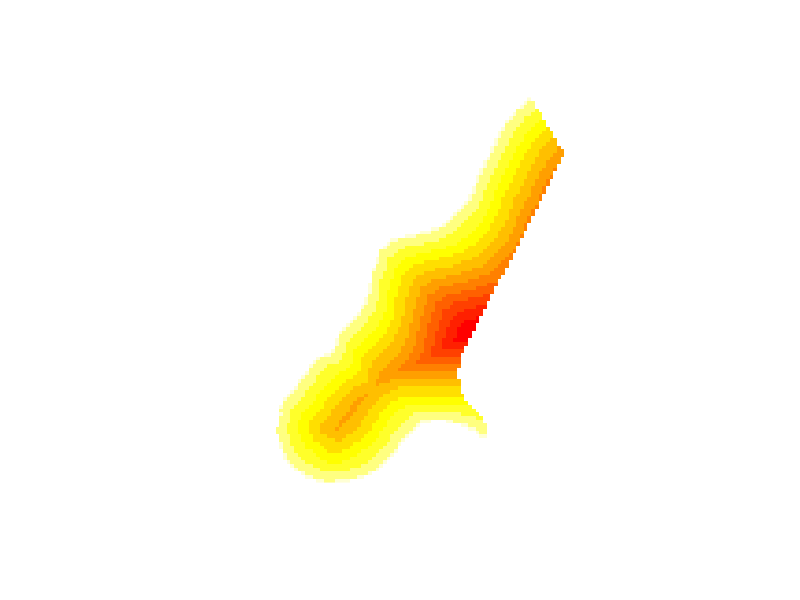
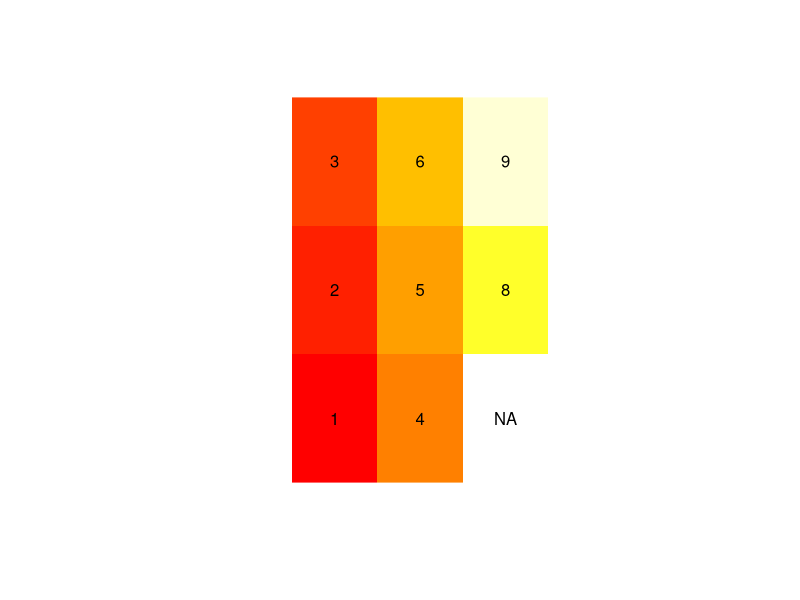
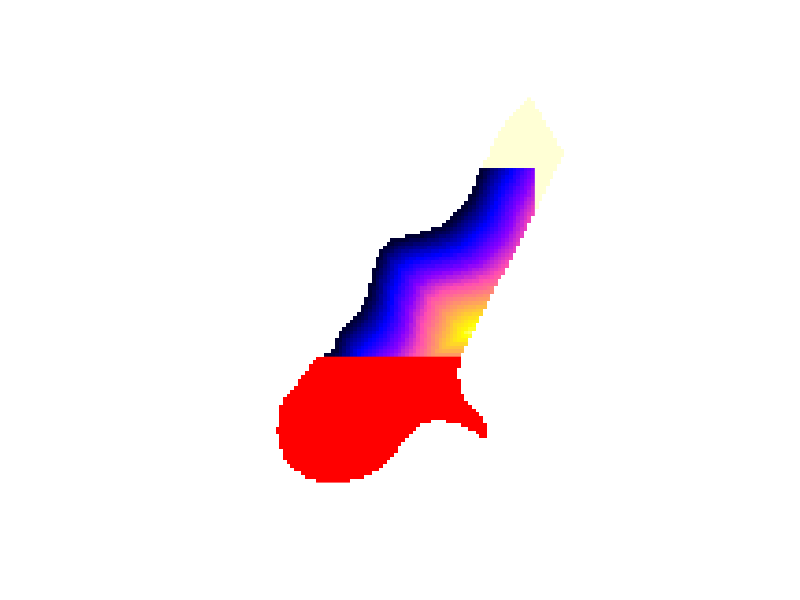

Recreate these plots in R, in order.
library(sp)


### Name: SpatialGridDataFrame-class
### Title: Class "SpatialGridDataFrame"
### Aliases: SpatialGridDataFrame-class [,SpatialGridDataFrame-method
###   show,SpatialGridDataFrame-method cbind.SpatialGridDataFrame
###   plot.SpatialGridDataFrame print.summary.SpatialGridDataFrame
###   as.array.SpatialGridDataFrame
###   coerce,SpatialGridDataFrame,SpatialPointsDataFrame-method
###   coerce,SpatialGridDataFrame,SpatialPixelsDataFrame-method
###   coerce,SpatialGridDataFrame,SpatialPolygonsDataFrame-method
###   coerce,SpatialGridDataFrame,data.frame-method
###   coerce,SpatialGridDataFrame,matrix-method
###   coerce,SpatialGridDataFrame,array-method
###   as.data.frame.SpatialGridDataFrame dim.SpatialGridDataFrame
###   coerce,im,SpatialGridDataFrame-method
###   coerce,ppp,SpatialGridDataFrame-method
###   plot,SpatialGridDataFrame,missing-method
### Keywords: classes

### ** Examples

data(meuse.grid) # only the non-missing valued cells
coordinates(meuse.grid) = c("x", "y") # promote to SpatialPointsDataFrame
gridded(meuse.grid) <- TRUE # promote to SpatialPixelsDataFrame
x = as(meuse.grid, "SpatialGridDataFrame") # creates the full grid
x[["idist"]] = 1 - x[["dist"]] # assigns new attribute
image(x["idist"]) # note the single [ for attribute selection

# toy example:
df = data.frame(z = c(1:6,NA,8,9),
    xc = c(1,1,1,2,2,2,3,3,3),
    yc = c(rep(c(0, 1.5, 3),3)))
coordinates(df) = ~xc+yc
gridded(df) = TRUE
df = as(df, "SpatialGridDataFrame") # to full grid
image(df["z"])
# draw labels to verify:
cc = coordinates(df)
z=df[["z"]]
zc=as.character(z)
zc[is.na(zc)]="NA"
text(cc[,1],cc[,2],zc)

# the following is weird, but illustrates the concept of row/col selection:
fullgrid(meuse.grid) = TRUE
image(meuse.grid)
image(meuse.grid[20:70, 10:70, "dist"], add = TRUE, col = bpy.colors())

# as.matrix, as.array
sgdim = c(3,4)
SG = SpatialGrid(GridTopology(rep(0,2), rep(10,2), sgdim))
SGDF = SpatialGridDataFrame(SG, data.frame(val = 1:12))
as.array(SGDF)
as.matrix(SGDF)
as(SGDF, "array")
